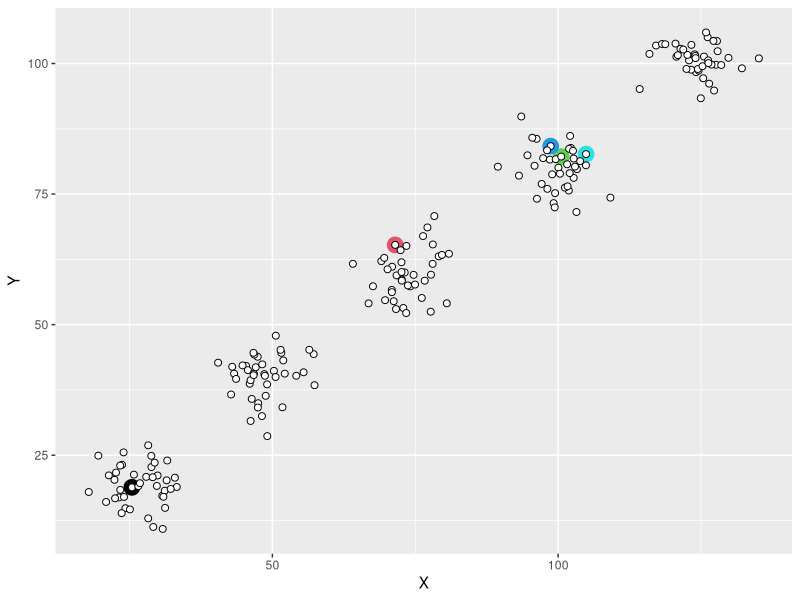
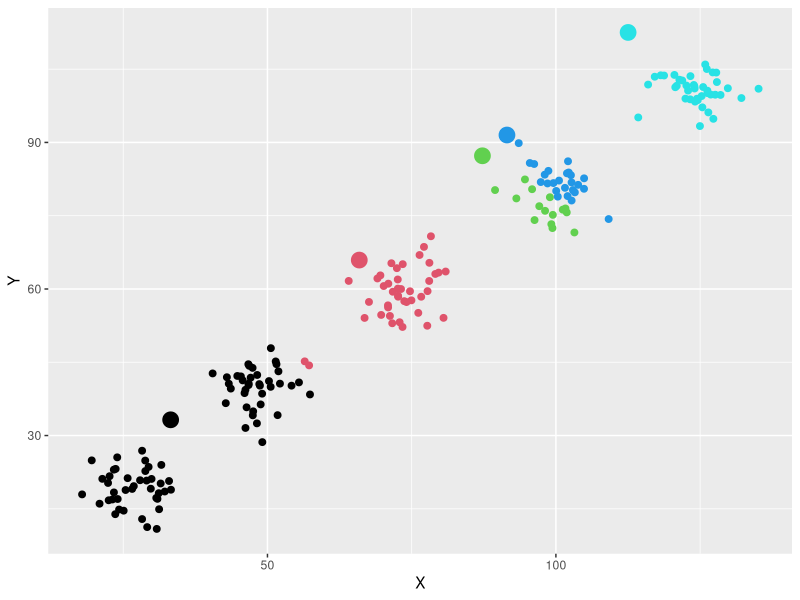
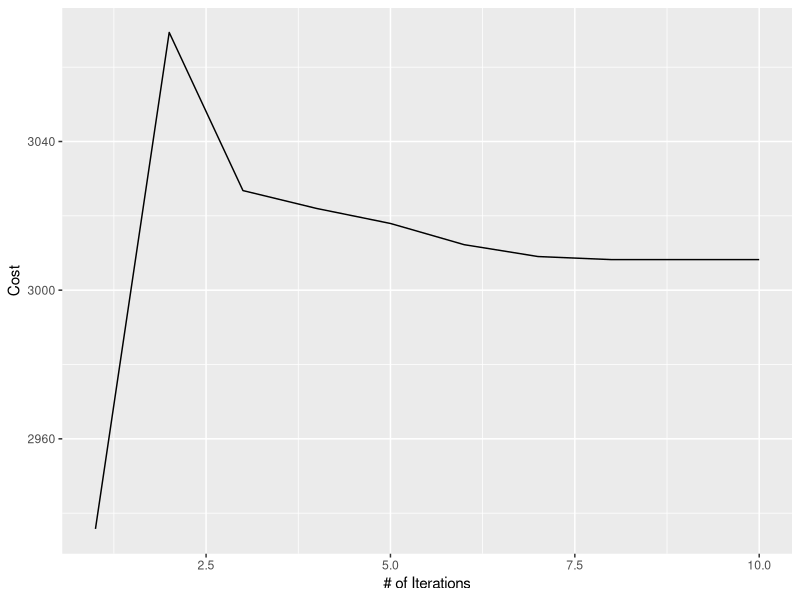

Write the R code that produced these figures, in order. (Note: this script raises an error after producing the figures.)
## ---- chunk 1
numPoints = 200
numClusters.data = 5
numClusters = 5
numIterations = 10
spread = 4
meanValue = 50
## ---- chunk 2
distance <- function(matrix, centroid){
  
  dist = apply(matrix, MARGIN = 1, FUN = function(x){
     centroid = centroid[1:2]
     sqrt(sum((centroid - x)^2))})
  
  return(dist)
}
## ---- chunk 3
library(ggplot2)

kmeans_simulation = function(npoints, nclusters, niterations, nclusters.data = 4, spread = 5, meanValue = 50){

  xvalues = vector() #initialize a vector of x values
  yvalues = vector() #initialize a vector of y values
  
  for(i in 1:nclusters.data){ # run following code for every inherent cluster
   ## generates random X and Y values
    xvalues = c(xvalues, rnorm(npoints/nclusters.data, mean = (25*i), sd = spread)) #clustered x values
    yvalues = c(yvalues, rnorm(npoints/nclusters.data, mean = (100*i)/nclusters.data, sd = spread)) # clustered y values
    # xvalues = sample(1:100, npoints, replace = TRUE) # scattered x values
    # yvalues = sample(1:100, npoints, replace = TRUE) # scattered y values
  }
  
  # binds X and Y values into a matrix
  dataset = cbind(xvalues, yvalues)

  xy =  dataset[sample(1:npoints, nclusters),] # initializes centroids to random pts from dataset
  color = 1:nrow(xy) 
  centroids = cbind(xy, color) # binds color vector for coloring centroids
  
  centroids_init = centroids # creates initial centroids matrix for plotting
  cost = vector() # initializes cost vector
  
  for(j in 1:niterations){ # runs for specified number of iterations
    
    alldistances = apply(centroids, MARGIN = 1, distance, matrix = dataset) #uses apply() to calculate distances between centroids & datapts
    clusterAssignment = apply(alldistances, MARGIN = 1, which.min) # assigns datapt to cluster based on min distance
    cost[j] = sum(sapply(1:nclusters, # uses sapply() and sum() to track cost using total distances
                         function(x) sum(distance(dataset[clusterAssignment == x,], centroids[x,]))))
    centroids[,1:2] = sapply(1:nclusters, # uses sapply() to reassign centroid coordinates to mean of dataset coordinates
                             function(x) mean(dataset[clusterAssignment == x,1:2]))

  }
  
  return (list(cost, clusterAssignment, centroids, dataset, centroids_init)) # returns list of various values
}
## ---- chunk 4
list = kmeans_simulation(numPoints, numClusters, numIterations, numClusters.data, spread, meanValue)
## ---- chunk 5
ggplot(data = NULL) +
  geom_point(size=2, shape="23") + xlab("X") + ylab("Y") +
  geom_point(aes(x=list[[5]][,1], y=list[[5]][,2]), colour=list[[5]][,3], size=5) +
  geom_point(aes(x=list[[4]][,1], y=list[[4]][,2]), colour="black",fill = "white", pch=21, size=2)
## ---- chunk 6
Sys.sleep(2)
## ---- chunk 7
ggplot(data = NULL) +
  geom_point(aes(x=list[[3]][,1], y=list[[3]][,2]), colour=list[[3]][,3], size=5) +
  geom_point(aes(x=list[[4]][,1], y=list[[4]][,2]), colour=list[[2]], size=2) +
  xlab("X") + ylab("Y")
## ---- chunk 8
Sys.sleep(2)
## ---- chunk 9
ggplot(data = NULL) +
  geom_line(aes(x=1:numIterations, y=list[[1]])) +
  xlab("# of Iterations") + ylab("Cost")
## ---- chunk 10
costList = vector()

for(i in 2:10){
  costList[i] = kmeans_simulation(numPoints, i, numIterations, numClusters.data, spread)[[1]][numIterations]
}
## ---- chunk 11
ggplot(data = NULL) +
  geom_line(aes(x = 1:length(costList), y = costList)) +
  xlab("# of Clusters") + ylab("Cost")

